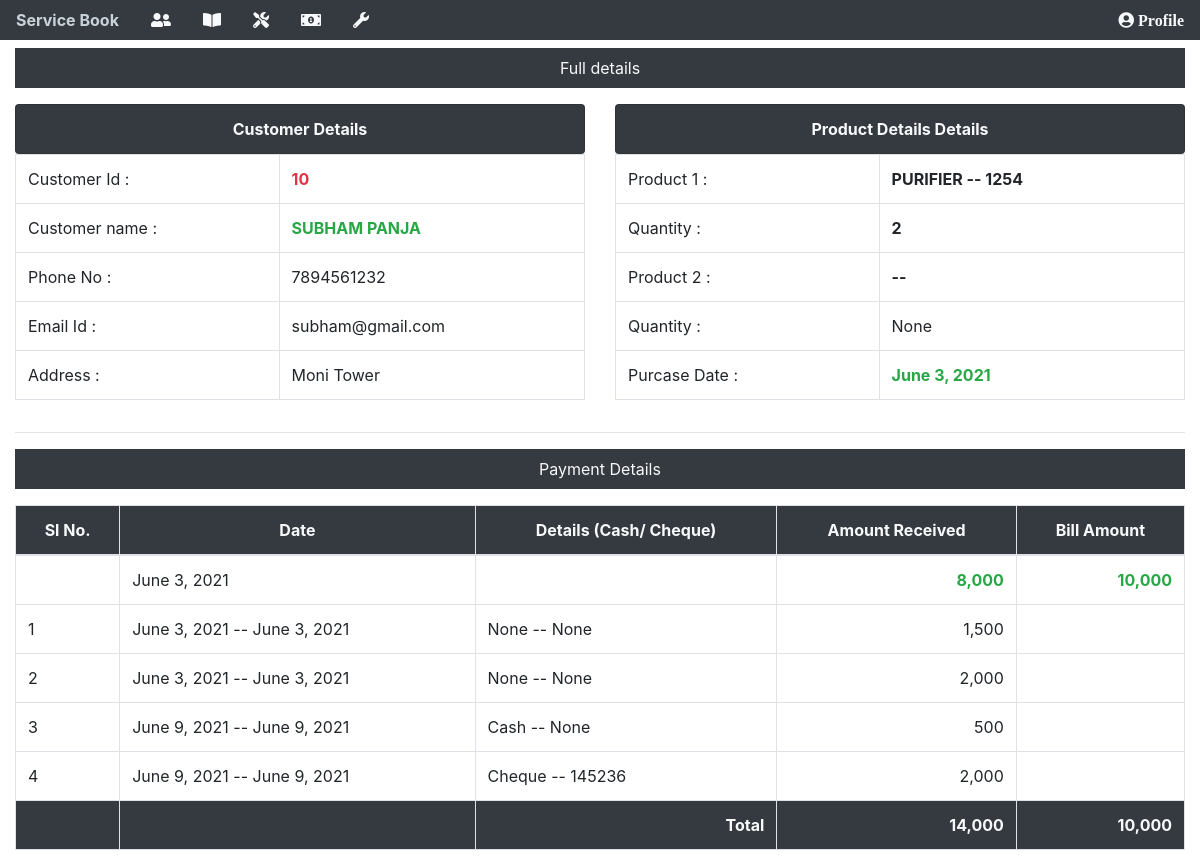
Page /details/10 (signed in) on the earlier database version.
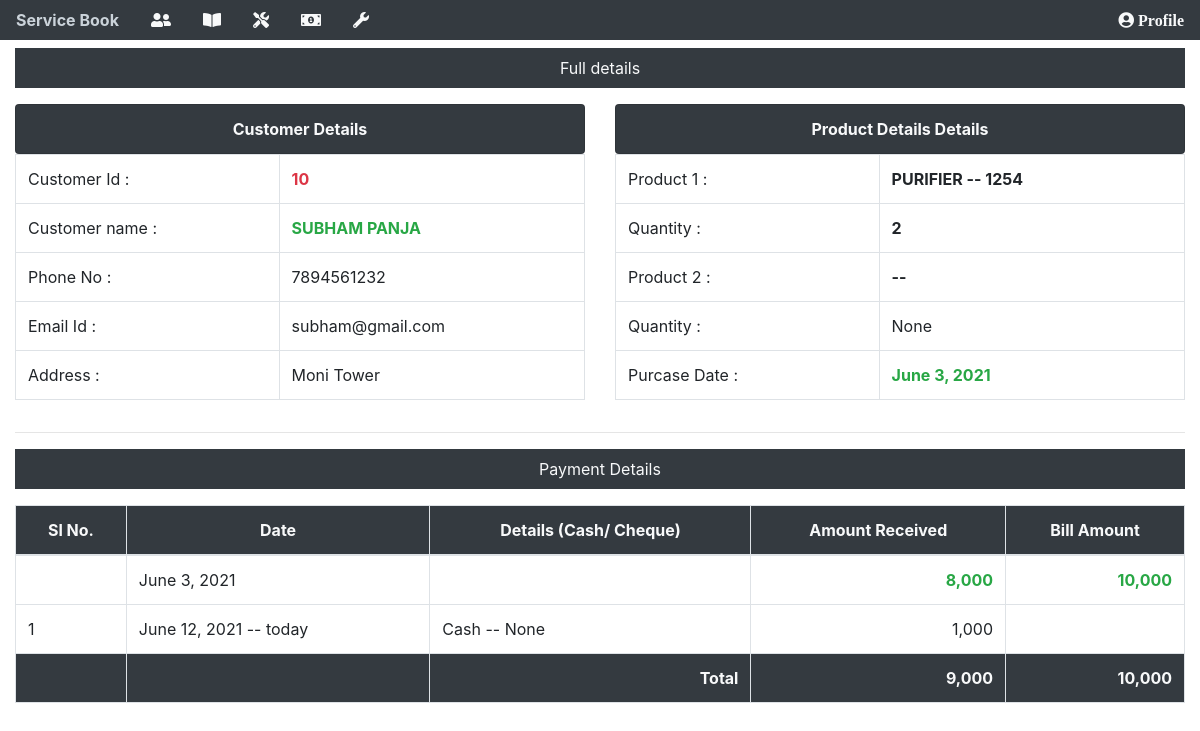
Same page on the later database version.
### app/models.py (models this page shows, shortened)
class paymentOnEmi(models.Model):
    refNo = models.IntegerField()
    paidAmount = models.IntegerField()
    paymentDate = models.DateField(auto_now=False, auto_now_add=False)
    cashCheque = models.CharField(max_length=100, null=True)
    chequeNo = models.CharField(max_length=10, null=True, blank=True)

class customerDetails(models.Model):
    custimerId = models.AutoField(primary_key=True)
    name = models.CharField(max_length=100)
    address = models.CharField(max_length=100, null=True)
    phoneNo = models.CharField(max_length=100, unique=True)
    email = models.EmailField(null=True)
    service = models.CharField(max_length=10, null=True, blank=True)
    emi = models.CharField(max_length=10, null=True, blank=True)
    modelNameOne = models.CharField(max_length=100)
    quantityOne = models.CharField(max_length=2, null=True)
    modelNoOne = models.CharField(max_length=100)
    modelNameTwo = models.CharField(max_length=100, blank=True)
    quantityTwo = models.CharField(max_length=2, null=True, blank=True)
    modelNoTwo = models.CharField(max_length=100, blank=True)
    purchaseDate = models.DateField(auto_now=False, auto_now_add=False)
    totalAmount = models.IntegerField()
    advanceAmount = models.IntegerField()
    dueAmount = models.IntegerField(null=True)
    def total_paid_amount(self): #for total paid amount
        tt = self.advanceAmount
        ap = self.amount_paid()
        return tt + ap
    def amount_paid(self): #for paymennt
        items = paymentOnEmi.objects.filter(refNo=self.custimerId)
        total = 0
        for item in items:
            total += item.paidAmount
        return total

### app/views.py (the view)
# urls.py: path('details/<int:id>', views.iddetails, name="iddetails"),
@login_required(login_url="/login")
def iddetails(request, id):
    ghh = customerDetails.objects.get(pk=id)
    phh = paymentOnEmi.objects.filter(refNo=id)
    return render(request, "iddetails.html", {'ghh':ghh, 'phh':phh, 'id':id})

### templates/iddetails.html (shortened to what the changed rows need)
{% include "base.html" %}
{% load humanize %}
{% block content %}
<div class="container-fluid">
    <div class="row">
        <div class="col-6">
            <table class="table table-bordered">
                <tbody>
                    <tr>
                        <td class="text-danger"><strong>{{ghh.custimerId}}</strong></td>
                    </tr>
                    <tr>
                        <td class="text-success"><strong>{{ghh.name | upper}}</strong></td>
                    </tr>
                    <tr>
                        <td>Phone No : </td>
                        <td>{{ghh.phoneNo}}</td>
                    </tr>
                    <tr>
                        <td>Email Id : </td>
                        <td>{{ghh.email}}</td>
                    </tr>
                    <tr>
                        <td>Address : </td>
                        <td>{{ghh.address}}</td>
                    </tr>
                </tbody>
            </table>
        </div>
        <div class="col-6">
            <table class="table table-bordered">
                <tbody>
                    <tr>
                        <td><strong>{{ghh.modelNameOne | upper}} -- {{ghh.modelNoOne}}</strong></td>
                    </tr>
                    <tr>
                        <td><strong>{{ghh.quantityOne}}</strong></td>
                    </tr>
                    <tr>
                        <td>Quantity : </td>
                        <td>{{ghh.quantityTwo}}</td>
                    </tr>
                    <tr>
                        <td class="text-success"><strong>{{ghh.purchaseDate}}</strong></td>
                    </tr>
                </tbody>
            </table>
        </div>
    </div>
    <div class="row">
        <div class="col">
            <table class="table table-bordered">
                <thead>
                    <tr class="bg-dark text-light text-center">
                        <th>Sl No.</th>
                        <th>Date</th>
                        <th>Details (Cash/ Cheque)</th>
                        <th>Amount Received</th>
                        <th>Bill Amount</th>
                    </tr>
                </thead>
                <tbody>
                    <tr>
                        <td></td>
                        <td>{{ghh.purchaseDate}}</td>
                        <td></td>
                        <td class="text-right text-success"><strong>{{ghh.advanceAmount | intcomma}}</strong></td>
                        <td class="text-right text-success"><strong>{{ghh.totalAmount | intcomma}}</strong></td>
                    </tr>
                    {% for p in phh %}
                    <tr>
                        <td>{{forloop.counter}}</td>
                        <td>{{p.paymentDate}} -- {{p.paymentDate | naturalday}}</td>
                        <td>{{p.cashCheque}} -- {{p.chequeNo}}</td>
                        <td class="text-right">{{p.paidAmount | intcomma}}</td>
                        <td></td>
                    </tr>
                    {% endfor %}
                </tbody>
                <tfoot>
                    <tr class="bg-dark text-light text-center">
                        <th></th>
                        <th></th>
                        <th class="text-right">Total</th>
                        <th class="text-right">{{ghh.total_paid_amount | intcomma}}</th>
                        <th class="text-right">{{ghh.totalAmount | intcomma}}</th>
                    </tr>
                </tfoot>
            </table>
        </div>
    </div>
</div>
{% endblock %}

Differences in the rows shown:
removed paymentOnEmi: paymentDate "June 3, 2021", cashCheque "None", chequeNo "None", paidAmount "1,500"
removed paymentOnEmi: paymentDate "June 3, 2021", cashCheque "None", chequeNo "None", paidAmount "2,000"
removed paymentOnEmi: paymentDate "June 9, 2021", cashCheque "Cash", chequeNo "None", paidAmount "500"
removed paymentOnEmi: paymentDate "June 9, 2021", cashCheque "Cheque", chequeNo "145236", paidAmount "2,000"
computed for customerDetails "SUBHAM PANJA": total_paid_amount "14,000" → "9,000"
added paymentOnEmi: paymentDate "June 12, 2021", paymentDate "today", cashCheque "Cash", chequeNo "None", paidAmount "1,000"
